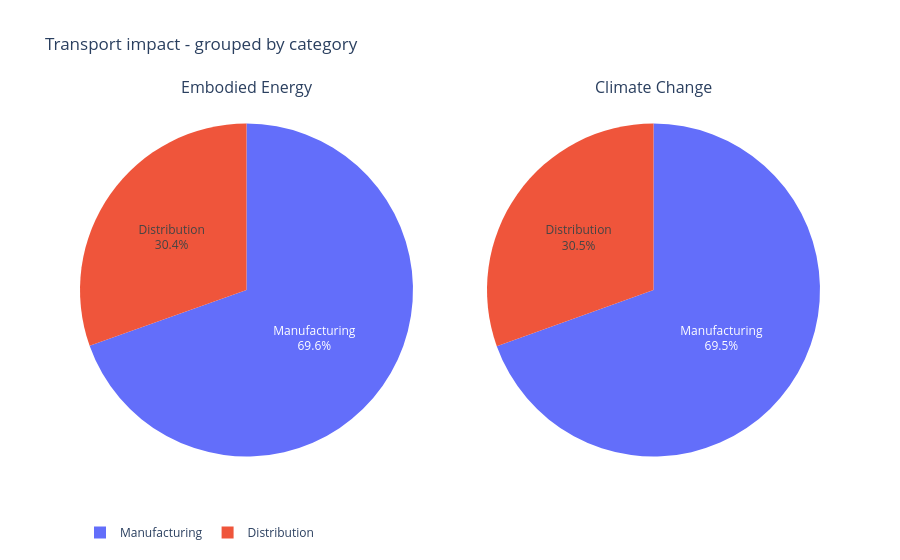

The code cell stored with this chart in its notebook:
### Code cell
plot_impact(transport_by_category_df, "Transport impact - grouped by category")

### Figure 1 — Plotly figure (JSON) as saved in the notebook; plotly's stock layout.template omitted (floating-point values rounded to 4 significant figures)
{"data": [{"domain": {"x": [0.0, 0.45], "y": [0.0, 1.0]}, "hoverinfo": "value+name", "labels": ["Distribution", "Manufacturing"], "name": "MJ", "textinfo": "percent+label", "textposition": "inside", "type": "pie", "values": [30.4, 69.49]}, {"domain": {"x": [0.55, 1.0], "y": [0.0, 1.0]}, "hoverinfo": "value+name", "labels": ["Distribution", "Manufacturing"], "name": "kg", "textinfo": "percent+label", "textposition": "inside", "type": "pie", "values": [2.123, 4.844]}], "layout": {"annotations": [{"font": {"size": 16}, "showarrow": false, "text": "Embodied Energy", "x": 0.225, "xanchor": "center", "xref": "paper", "y": 1.0, "yanchor": "bottom", "yref": "paper"}, {"font": {"size": 16}, "showarrow": false, "text": "Climate Change", "x": 0.775, "xanchor": "center", "xref": "paper", "y": 1.0, "yanchor": "bottom", "yref": "paper"}], "legend": {"orientation": "h"}, "title": {"text": "Transport impact - grouped by category"}}}
